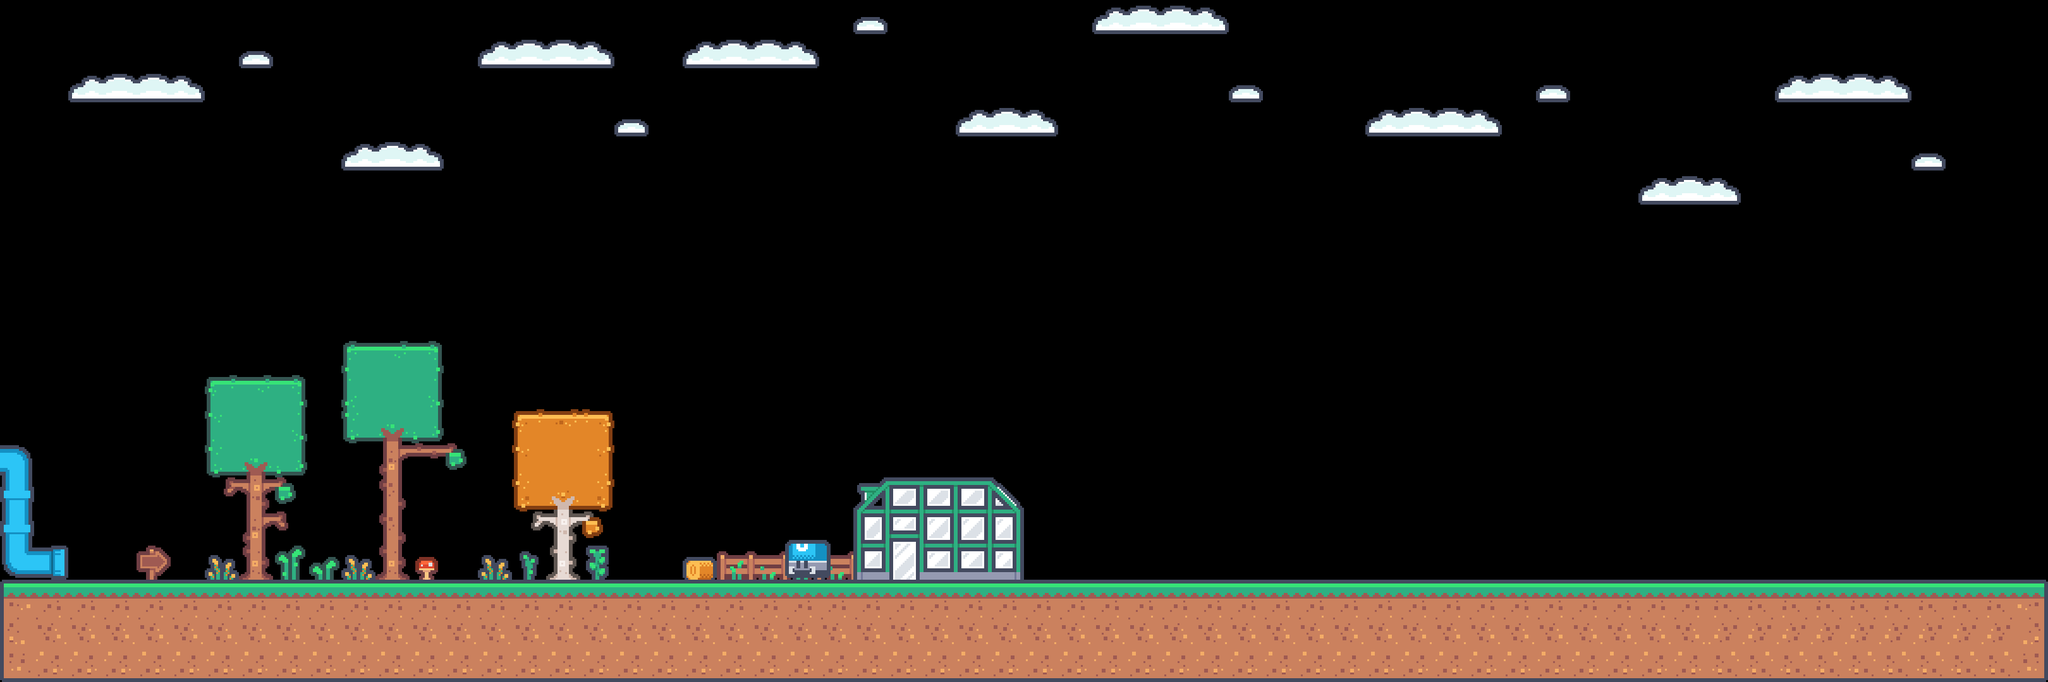

The image is a tile-based game level rendered from a .tmx file. Its description and source (layers, tilesets, objects; grid data summarised) follow:
An orthogonal 60x20 tile map with 54x54 px tiles, 4 tile layers (Backgrounds, Platforms, Foregrounds, Characters), 3 tilesets.

<map version="1.10" tiledversion="1.10.2" orientation="orthogonal" renderorder="right-down" width="60" height="20" tilewidth="54" tileheight="54" infinite="0" nextlayerid="5" nextobjectid="1">
 <tileset firstgid="1" source="../tiled_object/tilemap_packed.tsx" />
 <tileset firstgid="181" source="../tiled_object/tilemap_farm_packed.tsx" />
 <tileset firstgid="293" source="../tiled_object/tilemap-characters_packed.tsx" />
 <layer id="2" name="Backgrounds" width="60" height="20">
  <data>[1200 cells, 111 non-empty, 51 distinct tile ids]</data>
 </layer>
 <layer id="1" name="Platforms" width="60" height="20">
  <data>[1200 cells, 185 non-empty, 10 distinct tile ids]</data>
 </layer>
 <layer id="3" name="Foregrounds" width="60" height="20">
  <data>[1200 cells, 0 non-empty, 0 distinct tile ids]</data>
 </layer>
 <layer id="4" name="Characters" width="60" height="20">
  <data>[1200 cells, 1 non-empty, 1 distinct tile ids]</data>
 </layer>
</map>